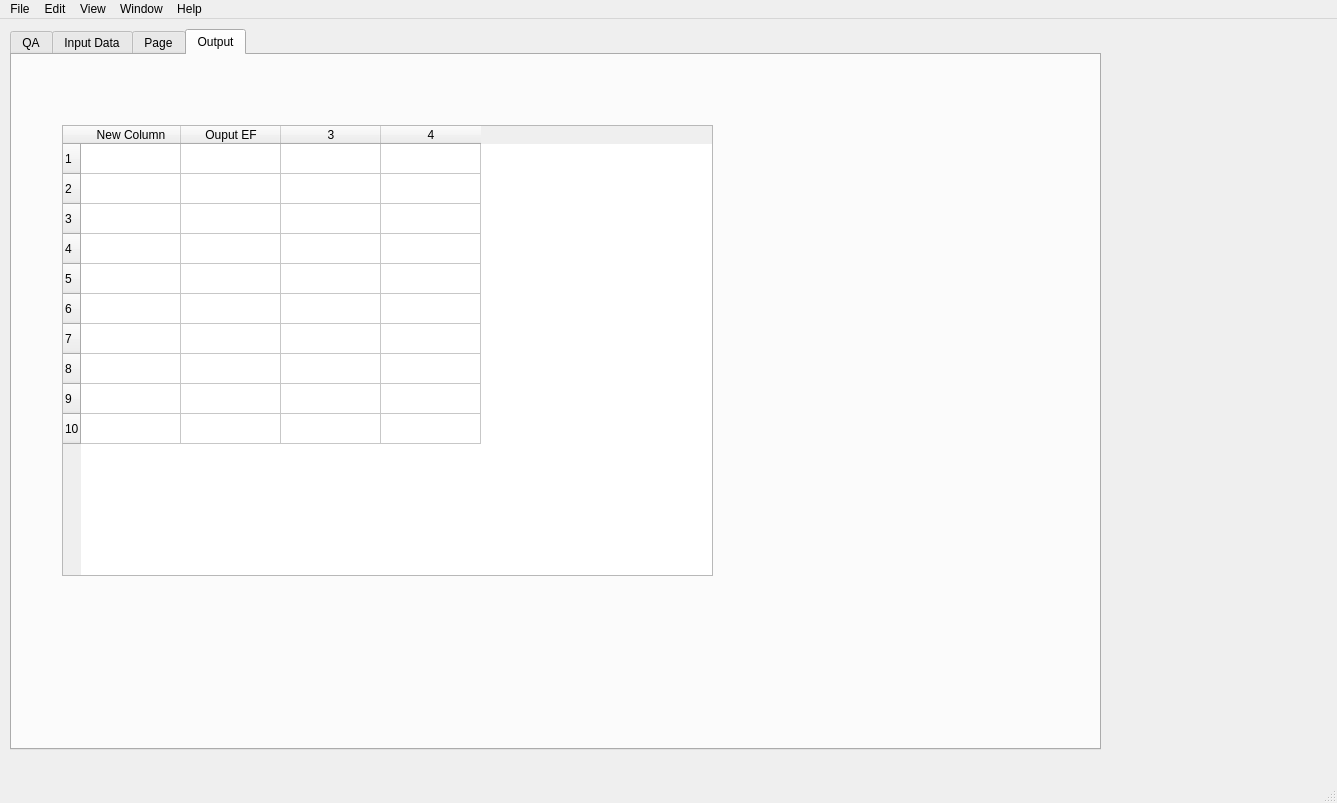
<?xml version="1.0" encoding="UTF-8"?>
<ui version="4.0">
 <class>MainWindow</class>
 <widget class="QMainWindow" name="MainWindow">
  <property name="geometry">
   <rect>
    <x>0</x>
    <y>0</y>
    <width>1337</width>
    <height>803</height>
   </rect>
  </property>
  <property name="windowTitle">
   <string>Emission Factor Toolkit</string>
  </property>
  <widget class="QWidget" name="centralwidget">
   <widget class="QTabWidget" name="Tab_main">
    <property name="geometry">
     <rect>
      <x>10</x>
      <y>10</y>
      <width>1091</width>
      <height>721</height>
     </rect>
    </property>
    <property name="currentIndex">
     <number>3</number>
    </property>
    <widget class="QWidget" name="QA_tab">
     <attribute name="title">
      <string>QA</string>
     </attribute>
    </widget>
    <widget class="QWidget" name="InputData_tab">
     <attribute name="title">
      <string>Input Data</string>
     </attribute>
     <widget class="QCheckBox" name="Breakdown_by_vehicle_checkbox">
      <property name="geometry">
       <rect>
        <x>360</x>
        <y>30</y>
        <width>121</width>
        <height>17</height>
       </rect>
      </property>
      <property name="text">
       <string>Breakdown by Vehicle</string>
      </property>
     </widget>
     <widget class="QCheckBox" name="Source_apportionment_checkbox">
      <property name="geometry">
       <rect>
        <x>360</x>
        <y>60</y>
        <width>141</width>
        <height>17</height>
       </rect>
      </property>
      <property name="text">
       <string>Source Apportionment</string>
      </property>
     </widget>
     <widget class="QCheckBox" name="PM_by_source_checkbox">
      <property name="geometry">
       <rect>
        <x>360</x>
        <y>90</y>
        <width>111</width>
        <height>17</height>
       </rect>
      </property>
      <property name="text">
       <string>PM by Source</string>
      </property>
     </widget>
     <widget class="QCheckBox" name="NOx_checkbox">
      <property name="geometry">
       <rect>
        <x>30</x>
        <y>30</y>
        <width>70</width>
        <height>17</height>
       </rect>
      </property>
      <property name="text">
       <string>NOx</string>
      </property>
     </widget>
     <widget class="QCheckBox" name="Emission_rates_checkbox">
      <property name="geometry">
       <rect>
        <x>220</x>
        <y>60</y>
        <width>121</width>
        <height>17</height>
       </rect>
      </property>
      <property name="text">
       <string>Emission Rates</string>
      </property>
     </widget>
     <widget class="QCheckBox" name="PM25_checkbox">
      <property name="geometry">
       <rect>
        <x>120</x>
        <y>60</y>
        <width>70</width>
        <height>17</height>
       </rect>
      </property>
      <property name="text">
       <string>PM2.5</string>
      </property>
     </widget>
     <widget class="QComboBox" name="Year_dropdown">
      <property name="geometry">
       <rect>
        <x>100</x>
        <y>150</y>
        <width>69</width>
        <height>22</height>
       </rect>
      </property>
     </widget>
     <widget class="QCheckBox" name="CO2_checkbox">
      <property name="geometry">
       <rect>
        <x>120</x>
        <y>30</y>
        <width>70</width>
        <height>17</height>
       </rect>
      </property>
      <property name="text">
       <string>CO2</string>
      </property>
     </widget>
     <widget class="QCheckBox" name="PM10_checkbox">
      <property name="geometry">
       <rect>
        <x>30</x>
        <y>60</y>
        <width>70</width>
        <height>17</height>
       </rect>
      </property>
      <property name="text">
       <string>PM10</string>
      </property>
     </widget>
     <widget class="QComboBox" name="Traffic_format_dropdown">
      <property name="geometry">
       <rect>
        <x>100</x>
        <y>190</y>
        <width>69</width>
        <height>22</height>
       </rect>
      </property>
     </widget>
     <widget class="QComboBox" name="Area_dropdown">
      <property name="geometry">
       <rect>
        <x>100</x>
        <y>110</y>
        <width>69</width>
        <height>22</height>
       </rect>
      </property>
     </widget>
     <widget class="QCheckBox" name="Annual_link_emissions_checkbox">
      <property name="geometry">
       <rect>
        <x>220</x>
        <y>90</y>
        <width>121</width>
        <height>17</height>
       </rect>
      </property>
      <property name="text">
       <string>Annual Link Emissions</string>
      </property>
     </widget>
     <widget class="QCheckBox" name="AQ_modelling_checkbox">
      <property name="geometry">
       <rect>
        <x>220</x>
        <y>30</y>
        <width>131</width>
        <height>17</height>
       </rect>
      </property>
      <property name="text">
       <string>Air Quality Modelling</string>
      </property>
     </widget>
     <widget class="QLabel" name="label">
      <property name="geometry">
       <rect>
        <x>30</x>
        <y>110</y>
        <width>31</width>
        <height>21</height>
       </rect>
      </property>
      <property name="text">
       <string>Area</string>
      </property>
     </widget>
     <widget class="QLabel" name="label_2">
      <property name="geometry">
       <rect>
        <x>30</x>
        <y>150</y>
        <width>21</width>
        <height>21</height>
       </rect>
      </property>
      <property name="text">
       <string>Year</string>
      </property>
     </widget>
     <widget class="QLabel" name="label_3">
      <property name="geometry">
       <rect>
        <x>10</x>
        <y>190</y>
        <width>81</width>
        <height>21</height>
       </rect>
      </property>
      <property name="text">
       <string>Traffic Format</string>
      </property>
     </widget>
     <widget class="QGroupBox" name="groupBox">
      <property name="geometry">
       <rect>
        <x>210</x>
        <y>10</y>
        <width>141</width>
        <height>231</height>
       </rect>
      </property>
      <property name="title">
       <string>Select Outputs</string>
      </property>
     </widget>
     <widget class="QGroupBox" name="groupBox_2">
      <property name="geometry">
       <rect>
        <x>510</x>
        <y>10</y>
        <width>391</width>
        <height>231</height>
       </rect>
      </property>
      <property name="title">
       <string>Advanced Options</string>
      </property>
      <widget class="QCheckBox" name="NOX_annual_split_checkbox">
       <property name="geometry">
        <rect>
         <x>190</x>
         <y>30</y>
         <width>181</width>
         <height>21</height>
        </rect>
       </property>
       <property name="text">
        <string>NOx Annual Emissions Euro Split</string>
       </property>
      </widget>
      <widget class="QCheckBox" name="Output_percent_contributuons_checkbox">
       <property name="geometry">
        <rect>
         <x>10</x>
         <y>90</y>
         <width>171</width>
         <height>16</height>
        </rect>
       </property>
       <property name="text">
        <string>Output % contributions from euro classes</string>
       </property>
      </widget>
      <widget class="QCheckBox" name="Fleet_projection_tool_checkbox">
       <property name="geometry">
        <rect>
         <x>190</x>
         <y>120</y>
         <width>151</width>
         <height>17</height>
        </rect>
       </property>
       <property name="text">
        <string>Fleet Projection Tool</string>
       </property>
      </widget>
      <widget class="QCheckBox" name="PM10_annual_split_checkbox">
       <property name="geometry">
        <rect>
         <x>190</x>
         <y>60</y>
         <width>191</width>
         <height>21</height>
        </rect>
       </property>
       <property name="text">
        <string>PM10 Annual Emissions Euro Split</string>
       </property>
      </widget>
      <widget class="QCheckBox" name="Simple_euro_compositions_checkbox">
       <property name="geometry">
        <rect>
         <x>10</x>
         <y>60</y>
         <width>181</width>
         <height>16</height>
        </rect>
       </property>
       <property name="text">
        <string>Simple Entry Euro Compositions</string>
       </property>
      </widget>
      <widget class="QCheckBox" name="PM25_annual_split_checkbox">
       <property name="geometry">
        <rect>
         <x>190</x>
         <y>90</y>
         <width>191</width>
         <height>17</height>
        </rect>
       </property>
       <property name="text">
        <string>PM2.5 Annual Emissions Euro Split</string>
       </property>
      </widget>
      <widget class="QCheckBox" name="Euro_compositions_checkbox">
       <property name="geometry">
        <rect>
         <x>10</x>
         <y>30</y>
         <width>131</width>
         <height>17</height>
        </rect>
       </property>
       <property name="text">
        <string>Euro Compositions</string>
       </property>
      </widget>
      <widget class="QCheckBox" name="Primary_no2_fraction_checkbox">
       <property name="geometry">
        <rect>
         <x>10</x>
         <y>120</y>
         <width>131</width>
         <height>17</height>
        </rect>
       </property>
       <property name="text">
        <string>Primary NO2 Fraction</string>
       </property>
      </widget>
      <widget class="QPushButton" name="Clear_button">
       <property name="geometry">
        <rect>
         <x>210</x>
         <y>180</y>
         <width>75</width>
         <height>23</height>
        </rect>
       </property>
       <property name="text">
        <string>Clear</string>
       </property>
      </widget>
      <widget class="QPushButton" name="Run_button">
       <property name="geometry">
        <rect>
         <x>110</x>
         <y>180</y>
         <width>75</width>
         <height>23</height>
        </rect>
       </property>
       <property name="text">
        <string>Run EFT</string>
       </property>
      </widget>
     </widget>
     <widget class="QGroupBox" name="groupBox_3">
      <property name="geometry">
       <rect>
        <x>0</x>
        <y>10</y>
        <width>211</width>
        <height>231</height>
       </rect>
      </property>
      <property name="title">
       <string>Select Pollutants</string>
      </property>
     </widget>
     <widget class="QTableWidget" name="Input_table_table">
      <property name="geometry">
       <rect>
        <x>20</x>
        <y>260</y>
        <width>1011</width>
        <height>421</height>
       </rect>
      </property>
      <property name="rowCount">
       <number>50</number>
      </property>
      <property name="columnCount">
       <number>11</number>
      </property>
      <row/>
      <row/>
      <row/>
      <row/>
      <row/>
      <row/>
      <row/>
      <row/>
      <row/>
      <row/>
      <row/>
      <row/>
      <row/>
      <row/>
      <row/>
      <row/>
      <row/>
      <row/>
      <row/>
      <row/>
      <row/>
      <row/>
      <row/>
      <row/>
      <row/>
      <row/>
      <row/>
      <row/>
      <row/>
      <row/>
      <row/>
      <row/>
      <row/>
      <row/>
      <row/>
      <row/>
      <row/>
      <row/>
      <row/>
      <row/>
      <row/>
      <row/>
      <row/>
      <row/>
      <row/>
      <row/>
      <row/>
      <row/>
      <row/>
      <row/>
      <column>
       <property name="text">
        <string>Source ID</string>
       </property>
      </column>
      <column>
       <property name="text">
        <string>Road Type</string>
       </property>
      </column>
      <column>
       <property name="text">
        <string>Traffic Flow</string>
       </property>
      </column>
      <column>
       <property name="text">
        <string>%HDV</string>
       </property>
      </column>
      <column>
       <property name="text">
        <string>Speed (kph)</string>
       </property>
      </column>
      <column>
       <property name="text">
        <string>No of Hours</string>
       </property>
      </column>
      <column>
       <property name="text">
        <string>Link Length (km)</string>
       </property>
      </column>
      <column>
       <property name="text">
        <string>% Gradient</string>
       </property>
      </column>
      <column>
       <property name="text">
        <string>Flow Direction</string>
       </property>
      </column>
      <column>
       <property name="text">
        <string>Load (%)</string>
       </property>
      </column>
      <column/>
      <item row="0" column="0">
       <property name="text">
        <string/>
       </property>
      </item>
     </widget>
     <widget class="QGroupBox" name="groupBox_4">
      <property name="geometry">
       <rect>
        <x>350</x>
        <y>10</y>
        <width>161</width>
        <height>231</height>
       </rect>
      </property>
      <property name="title">
       <string>Additional Outputs</string>
      </property>
     </widget>
     <zorder>groupBox_4</zorder>
     <zorder>groupBox_3</zorder>
     <zorder>groupBox</zorder>
     <zorder>groupBox_2</zorder>
     <zorder>Breakdown_by_vehicle_checkbox</zorder>
     <zorder>Source_apportionment_checkbox</zorder>
     <zorder>PM_by_source_checkbox</zorder>
     <zorder>NOx_checkbox</zorder>
     <zorder>Emission_rates_checkbox</zorder>
     <zorder>PM25_checkbox</zorder>
     <zorder>Year_dropdown</zorder>
     <zorder>CO2_checkbox</zorder>
     <zorder>PM10_checkbox</zorder>
     <zorder>Traffic_format_dropdown</zorder>
     <zorder>Area_dropdown</zorder>
     <zorder>Annual_link_emissions_checkbox</zorder>
     <zorder>AQ_modelling_checkbox</zorder>
     <zorder>label</zorder>
     <zorder>label_2</zorder>
     <zorder>label_3</zorder>
     <zorder>Input_table_table</zorder>
    </widget>
    <widget class="QWidget" name="tab_3">
     <attribute name="title">
      <string>Page</string>
     </attribute>
    </widget>
    <widget class="QWidget" name="tab_4">
     <attribute name="title">
      <string>Output</string>
     </attribute>
     <widget class="QTableWidget" name="Output_table">
      <property name="geometry">
       <rect>
        <x>50</x>
        <y>70</y>
        <width>651</width>
        <height>451</height>
       </rect>
      </property>
      <property name="rowCount">
       <number>10</number>
      </property>
      <property name="columnCount">
       <number>4</number>
      </property>
      <row/>
      <row/>
      <row/>
      <row/>
      <row/>
      <row/>
      <row/>
      <row/>
      <row/>
      <row/>
      <column>
       <property name="text">
        <string>New Column</string>
       </property>
      </column>
      <column>
       <property name="text">
        <string>Ouput EF</string>
       </property>
      </column>
      <column/>
      <column/>
     </widget>
    </widget>
   </widget>
  </widget>
  <widget class="QMenuBar" name="menubar">
   <property name="geometry">
    <rect>
     <x>0</x>
     <y>0</y>
     <width>1337</width>
     <height>21</height>
    </rect>
   </property>
   <widget class="QMenu" name="menuFile">
    <property name="title">
     <string>File</string>
    </property>
    <addaction name="actionNew_File"/>
   </widget>
   <widget class="QMenu" name="menuEdit">
    <property name="title">
     <string>Edit</string>
    </property>
   </widget>
   <widget class="QMenu" name="menuView">
    <property name="title">
     <string>View</string>
    </property>
   </widget>
   <widget class="QMenu" name="menuWindow">
    <property name="title">
     <string>Window</string>
    </property>
   </widget>
   <widget class="QMenu" name="menuHelp">
    <property name="title">
     <string>Help</string>
    </property>
   </widget>
   <addaction name="menuFile"/>
   <addaction name="menuEdit"/>
   <addaction name="menuView"/>
   <addaction name="menuWindow"/>
   <addaction name="menuHelp"/>
  </widget>
  <widget class="QStatusBar" name="statusbar"/>
  <action name="actionNew_File">
   <property name="text">
    <string>New File</string>
   </property>
  </action>
 </widget>
 <resources/>
 <connections/>
</ui>
